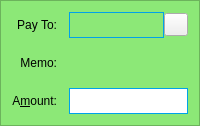
  <widget class="QFrame" name="SendCoins_SecurePaymentRequest">
   <property name="palette">
    <palette>
     <active>
      <colorrole role="WindowText">
       <brush brushstyle="SolidPattern">
        <color alpha="255">
         <red>0</red>
         <green>0</green>
         <blue>0</blue>
        </color>
       </brush>
      </colorrole>
      <colorrole role="Button">
       <brush brushstyle="SolidPattern">
        <color alpha="255">
         <red>140</red>
         <green>232</green>
         <blue>119</blue>
        </color>
       </brush>
      </colorrole>
      <colorrole role="Light">
       <brush brushstyle="SolidPattern">
        <color alpha="255">
         <red>230</red>
         <green>255</green>
         <blue>224</blue>
        </color>
       </brush>
      </colorrole>
      <colorrole role="Midlight">
       <brush brushstyle="SolidPattern">
        <color alpha="255">
         <red>185</red>
         <green>243</green>
         <blue>171</blue>
        </color>
       </brush>
      </colorrole>
      <colorrole role="Dark">
       <brush brushstyle="SolidPattern">
        <color alpha="255">
         <red>70</red>
         <green>116</green>
         <blue>59</blue>
        </color>
       </brush>
      </colorrole>
      <colorrole role="Mid">
       <brush brushstyle="SolidPattern">
        <color alpha="255">
         <red>93</red>
         <green>155</green>
         <blue>79</blue>
        </color>
       </brush>
      </colorrole>
      <colorrole role="Text">
       <brush brushstyle="SolidPattern">
        <color alpha="255">
         <red>0</red>
         <green>0</green>
         <blue>0</blue>
        </color>
       </brush>
      </colorrole>
      <colorrole role="BrightText">
       <brush brushstyle="SolidPattern">
        <color alpha="255">
         <red>155</red>
         <green>255</green>
         <blue>147</blue>
        </color>
       </brush>
      </colorrole>
      <colorrole role="ButtonText">
       <brush brushstyle="SolidPattern">
        <color alpha="255">
         <red>0</red>
         <green>0</green>
         <blue>0</blue>
        </color>
       </brush>
      </colorrole>
      <colorrole role="Base">
       <brush brushstyle="SolidPattern">
        <color alpha="255">
         <red>119</red>
         <green>255</green>
         <blue>233</blue>
        </color>
       </brush>
      </colorrole>
      <colorrole role="Window">
       <brush brushstyle="SolidPattern">
        <color alpha="255">
         <red>140</red>
         <green>232</green>
         <blue>119</blue>
        </color>
       </brush>
      </colorrole>
      <colorrole role="Shadow">
       <brush brushstyle="SolidPattern">
        <color alpha="255">
         <red>0</red>
         <green>0</green>
         <blue>0</blue>
        </color>
       </brush>
      </colorrole>
      <colorrole role="AlternateBase">
       <brush brushstyle="SolidPattern">
        <color alpha="255">
         <red>197</red>
         <green>243</green>
         <blue>187</blue>
        </color>
       </brush>
      </colorrole>
      <colorrole role="NoRole">
       <brush brushstyle="SolidPattern">
        <color alpha="255">
         <red>125</red>
         <green>194</green>
         <blue>122</blue>
        </color>
       </brush>
      </colorrole>
      <colorrole role="ToolTipBase">
       <brush brushstyle="SolidPattern">
        <color alpha="255">
         <red>255</red>
         <green>255</green>
         <blue>220</blue>
        </color>
       </brush>
      </colorrole>
      <colorrole role="ToolTipText">
       <brush brushstyle="SolidPattern">
        <color alpha="255">
         <red>0</red>
         <green>0</green>
         <blue>0</blue>
        </color>
       </brush>
      </colorrole>
     </active>
     <inactive>
      <colorrole role="WindowText">
       <brush brushstyle="SolidPattern">
        <color alpha="255">
         <red>0</red>
         <green>0</green>
         <blue>0</blue>
        </color>
       </brush>
      </colorrole>
      <colorrole role="Button">
       <brush brushstyle="SolidPattern">
        <color alpha="255">
         <red>140</red>
         <green>232</green>
         <blue>119</blue>
        </color>
       </brush>
      </colorrole>
      <colorrole role="Light">
       <brush brushstyle="SolidPattern">
        <color alpha="255">
         <red>230</red>
         <green>255</green>
         <blue>224</blue>
        </color>
       </brush>
      </colorrole>
      <colorrole role="Midlight">
       <brush brushstyle="SolidPattern">
        <color alpha="255">
         <red>185</red>
         <green>243</green>
         <blue>171</blue>
        </color>
       </brush>
      </colorrole>
      <colorrole role="Dark">
       <brush brushstyle="SolidPattern">
        <color alpha="255">
         <red>70</red>
         <green>116</green>
         <blue>59</blue>
        </color>
       </brush>
      </colorrole>
      <colorrole role="Mid">
       <brush brushstyle="SolidPattern">
        <color alpha="255">
         <red>93</red>
         <green>155</green>
         <blue>79</blue>
        </color>
       </brush>
      </colorrole>
      <colorrole role="Text">
       <brush brushstyle="SolidPattern">
        <color alpha="255">
         <red>0</red>
         <green>0</green>
         <blue>0</blue>
        </color>
       </brush>
      </colorrole>
      <colorrole role="BrightText">
       <brush brushstyle="SolidPattern">
        <color alpha="255">
         <red>155</red>
         <green>255</green>
         <blue>147</blue>
        </color>
       </brush>
      </colorrole>
      <colorrole role="ButtonText">
       <brush brushstyle="SolidPattern">
        <color alpha="255">
         <red>0</red>
         <green>0</green>
         <blue>0</blue>
        </color>
       </brush>
      </colorrole>
      <colorrole role="Base">
       <brush brushstyle="SolidPattern">
        <color alpha="255">
         <red>119</red>
         <green>255</green>
         <blue>233</blue>
        </color>
       </brush>
      </colorrole>
      <colorrole role="Window">
       <brush brushstyle="SolidPattern">
        <color alpha="255">
         <red>140</red>
         <green>232</green>
         <blue>119</blue>
        </color>
       </brush>
      </colorrole>
      <colorrole role="Shadow">
       <brush brushstyle="SolidPattern">
        <color alpha="255">
         <red>0</red>
         <green>0</green>
         <blue>0</blue>
        </color>
       </brush>
      </colorrole>
      <colorrole role="AlternateBase">
       <brush brushstyle="SolidPattern">
        <color alpha="255">
         <red>197</red>
         <green>243</green>
         <blue>187</blue>
        </color>
       </brush>
      </colorrole>
      <colorrole role="NoRole">
       <brush brushstyle="SolidPattern">
        <color alpha="255">
         <red>125</red>
         <green>194</green>
         <blue>122</blue>
        </color>
       </brush>
      </colorrole>
      <colorrole role="ToolTipBase">
       <brush brushstyle="SolidPattern">
        <color alpha="255">
         <red>255</red>
         <green>255</green>
         <blue>220</blue>
        </color>
       </brush>
      </colorrole>
      <colorrole role="ToolTipText">
       <brush brushstyle="SolidPattern">
        <color alpha="255">
         <red>0</red>
         <green>0</green>
         <blue>0</blue>
        </color>
       </brush>
      </colorrole>
     </inactive>
     <disabled>
      <colorrole role="WindowText">
       <brush brushstyle="SolidPattern">
        <color alpha="255">
         <red>70</red>
         <green>116</green>
         <blue>59</blue>
        </color>
       </brush>
      </colorrole>
      <colorrole role="Button">
       <brush brushstyle="SolidPattern">
        <color alpha="255">
         <red>140</red>
         <green>232</green>
         <blue>119</blue>
        </color>
       </brush>
      </colorrole>
      <colorrole role="Light">
       <brush brushstyle="SolidPattern">
        <color alpha="255">
         <red>230</red>
         <green>255</green>
         <blue>224</blue>
        </color>
       </brush>
      </colorrole>
      <colorrole role="Midlight">
       <brush brushstyle="SolidPattern">
        <color alpha="255">
         <red>185</red>
         <green>243</green>
         <blue>171</blue>
        </color>
       </brush>
      </colorrole>
      <colorrole role="Dark">
       <brush brushstyle="SolidPattern">
        <color alpha="255">
         <red>70</red>
         <green>116</green>
         <blue>59</blue>
        </color>
       </brush>
      </colorrole>
      <colorrole role="Mid">
       <brush brushstyle="SolidPattern">
        <color alpha="255">
         <red>93</red>
         <green>155</green>
         <blue>79</blue>
        </color>
       </brush>
      </colorrole>
      <colorrole role="Text">
       <brush brushstyle="SolidPattern">
        <color alpha="255">
         <red>70</red>
         <green>116</green>
         <blue>59</blue>
        </color>
       </brush>
      </colorrole>
      <colorrole role="BrightText">
       <brush brushstyle="SolidPattern">
        <color alpha="255">
         <red>155</red>
         <green>255</green>
         <blue>147</blue>
        </color>
       </brush>
      </colorrole>
      <colorrole role="ButtonText">
       <brush brushstyle="SolidPattern">
        <color alpha="255">
         <red>70</red>
         <green>116</green>
         <blue>59</blue>
        </color>
       </brush>
      </colorrole>
      <colorrole role="Base">
       <brush brushstyle="SolidPattern">
        <color alpha="255">
         <red>140</red>
         <green>232</green>
         <blue>119</blue>
        </color>
       </brush>
      </colorrole>
      <colorrole role="Window">
       <brush brushstyle="SolidPattern">
        <color alpha="255">
         <red>140</red>
         <green>232</green>
         <blue>119</blue>
        </color>
       </brush>
      </colorrole>
      <colorrole role="Shadow">
       <brush brushstyle="SolidPattern">
        <color alpha="255">
         <red>0</red>
         <green>0</green>
         <blue>0</blue>
        </color>
       </brush>
      </colorrole>
      <colorrole role="AlternateBase">
       <brush brushstyle="SolidPattern">
        <color alpha="255">
         <red>140</red>
         <green>232</green>
         <blue>119</blue>
        </color>
       </brush>
      </colorrole>
      <colorrole role="NoRole">
       <brush brushstyle="SolidPattern">
        <color alpha="255">
         <red>125</red>
         <green>194</green>
         <blue>122</blue>
        </color>
       </brush>
      </colorrole>
      <colorrole role="ToolTipBase">
       <brush brushstyle="SolidPattern">
        <color alpha="255">
         <red>255</red>
         <green>255</green>
         <blue>220</blue>
        </color>
       </brush>
      </colorrole>
      <colorrole role="ToolTipText">
       <brush brushstyle="SolidPattern">
        <color alpha="255">
         <red>0</red>
         <green>0</green>
         <blue>0</blue>
        </color>
       </brush>
      </colorrole>
     </disabled>
    </palette>
   </property>
   <property name="toolTip">
    <string>This is a verified payment request.</string>
   </property>
   <property name="autoFillBackground">
    <bool>false</bool>
   </property>
   <property name="styleSheet">
    <string notr="true">QFrame#SendCoins_SecurePaymentRequest { margin-left:150px; margin-right:150px;}</string>
   </property>
   <property name="frameShape">
    <enum>QFrame::StyledPanel</enum>
   </property>
   <property name="frameShadow">
    <enum>QFrame::Sunken</enum>
   </property>
   <layout class="QGridLayout" name="gridLayout_s">
    <property name="spacing">
     <number>12</number>
    </property>
    <item row="0" column="0">
     <widget class="QLabel" name="payToLabel_s">
      <property name="minimumSize">
       <size>
        <width>0</width>
        <height>26</height>
       </size>
      </property>
      <property name="maximumSize">
       <size>
        <width>16777215</width>
        <height>26</height>
       </size>
      </property>
      <property name="text">
       <string>Pay To:</string>
      </property>
      <property name="alignment">
       <set>Qt::AlignRight|Qt::AlignTrailing|Qt::AlignVCenter</set>
      </property>
     </widget>
    </item>
    <item row="0" column="1">
     <layout class="QHBoxLayout" name="payToLayout_s">
      <property name="spacing">
       <number>0</number>
      </property>
      <item>
       <widget class="QLabel" name="payTo_s">
        <property name="minimumSize">
         <size>
          <width>0</width>
          <height>26</height>
         </size>
        </property>
        <property name="maximumSize">
         <size>
          <width>16777215</width>
          <height>26</height>
         </size>
        </property>
        <property name="styleSheet">
         <string notr="true">QLabel {border:1px solid #00a2e8;max-height:24px; min-height:24px;}</string>
        </property>
        <property name="textFormat">
         <enum>Qt::PlainText</enum>
        </property>
       </widget>
      </item>
      <item>
       <widget class="QToolButton" name="deleteButton_s">
        <property name="toolTip">
         <string>Remove this entry</string>
        </property>
        <property name="text">
         <string/>
        </property>
        <property name="icon">
         <iconset resource="../thrill.qrc">
          <normaloff>:/icons/remove</normaloff>:/icons/remove</iconset>
        </property>
       </widget>
      </item>
     </layout>
    </item>
    <item row="1" column="0">
     <widget class="QLabel" name="memoLabel_s">
      <property name="minimumSize">
       <size>
        <width>0</width>
        <height>26</height>
       </size>
      </property>
      <property name="maximumSize">
       <size>
        <width>16777215</width>
        <height>26</height>
       </size>
      </property>
      <property name="text">
       <string>Memo:</string>
      </property>
      <property name="alignment">
       <set>Qt::AlignRight|Qt::AlignTrailing|Qt::AlignVCenter</set>
      </property>
     </widget>
    </item>
    <item row="1" column="1">
     <widget class="QLabel" name="memoTextLabel_s">
      <property name="minimumSize">
       <size>
        <width>0</width>
        <height>26</height>
       </size>
      </property>
      <property name="maximumSize">
       <size>
        <width>16777215</width>
        <height>26</height>
       </size>
      </property>
      <property name="textFormat">
       <enum>Qt::PlainText</enum>
      </property>
     </widget>
    </item>
    <item row="2" column="0">
     <widget class="QLabel" name="amountLabel_s">
      <property name="minimumSize">
       <size>
        <width>0</width>
        <height>26</height>
       </size>
      </property>
      <property name="maximumSize">
       <size>
        <width>16777215</width>
        <height>26</height>
       </size>
      </property>
      <property name="text">
       <string>A&amp;mount:</string>
      </property>
      <property name="alignment">
       <set>Qt::AlignRight|Qt::AlignTrailing|Qt::AlignVCenter</set>
      </property>
      <property name="buddy">
       <cstring>payAmount_s</cstring>
      </property>
     </widget>
    </item>
    <item row="2" column="1">
     <widget class="BitcoinAmountField" name="payAmount_s">
      <property name="minimumSize">
       <size>
        <width>0</width>
        <height>26</height>
       </size>
      </property>
      <property name="maximumSize">
       <size>
        <width>16777215</width>
        <height>26</height>
       </size>
      </property>
      <property name="acceptDrops">
       <bool>false</bool>
      </property>
      <property name="styleSheet">
       <string notr="true">QLineEdit {border:1px solid #00a2e8;max-height:24px; min-height:24px;}</string>
      </property>
     </widget>
    </item>
   </layout>
  </widget>
